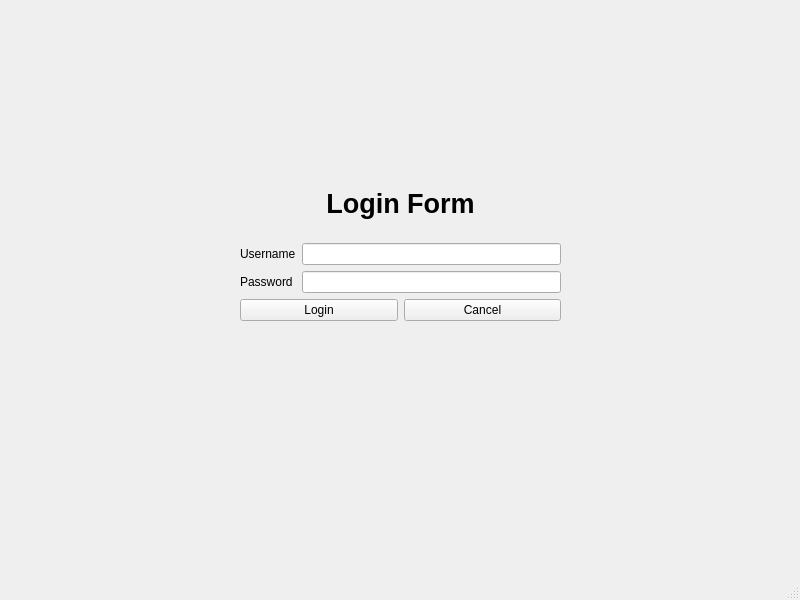
<?xml version="1.0" encoding="UTF-8"?>
<ui version="4.0">
 <class>MainWindow</class>
 <widget class="QMainWindow" name="MainWindow">
  <property name="geometry">
   <rect>
    <x>0</x>
    <y>0</y>
    <width>800</width>
    <height>600</height>
   </rect>
  </property>
  <property name="windowTitle">
   <string>MainWindow</string>
  </property>
  <widget class="QWidget" name="centralwidget">
   <widget class="QWidget" name="layoutWidget">
    <property name="geometry">
     <rect>
      <x>240</x>
      <y>170</y>
      <width>321</width>
      <height>151</height>
     </rect>
    </property>
    <layout class="QVBoxLayout" name="verticalLayout">
     <item>
      <widget class="QLabel" name="label_3">
       <property name="font">
        <font>
         <pointsize>20</pointsize>
         <weight>75</weight>
         <bold>true</bold>
        </font>
       </property>
       <property name="text">
        <string>Login Form</string>
       </property>
       <property name="scaledContents">
        <bool>false</bool>
       </property>
       <property name="alignment">
        <set>Qt::AlignCenter</set>
       </property>
      </widget>
     </item>
     <item>
      <layout class="QGridLayout" name="gridLayout">
       <item row="0" column="1">
        <widget class="QLineEdit" name="lineEdit"/>
       </item>
       <item row="1" column="1">
        <widget class="QLineEdit" name="lineEdit_2">
         <property name="echoMode">
          <enum>QLineEdit::Password</enum>
         </property>
        </widget>
       </item>
       <item row="0" column="0">
        <widget class="QLabel" name="label">
         <property name="text">
          <string>Username</string>
         </property>
        </widget>
       </item>
       <item row="1" column="0">
        <widget class="QLabel" name="label_2">
         <property name="text">
          <string>Password</string>
         </property>
        </widget>
       </item>
      </layout>
     </item>
     <item>
      <layout class="QHBoxLayout" name="horizontalLayout">
       <item>
        <widget class="QPushButton" name="pushButton_2">
         <property name="text">
          <string>Login</string>
         </property>
        </widget>
       </item>
       <item>
        <widget class="QPushButton" name="pushButton">
         <property name="text">
          <string>Cancel</string>
         </property>
        </widget>
       </item>
      </layout>
     </item>
    </layout>
   </widget>
  </widget>
  <widget class="QMenuBar" name="menubar">
   <property name="geometry">
    <rect>
     <x>0</x>
     <y>0</y>
     <width>800</width>
     <height>21</height>
    </rect>
   </property>
  </widget>
  <widget class="QStatusBar" name="statusbar"/>
 </widget>
 <resources/>
 <connections>
  <connection>
   <sender>pushButton</sender>
   <signal>clicked()</signal>
   <receiver>lineEdit_2</receiver>
   <slot>clear()</slot>
   <hints>
    <hint type="sourcelabel">
     <x>432</x>
     <y>317</y>
    </hint>
    <hint type="destinationlabel">
     <x>499</x>
     <y>273</y>
    </hint>
   </hints>
  </connection>
  <connection>
   <sender>pushButton</sender>
   <signal>clicked()</signal>
   <receiver>lineEdit</receiver>
   <slot>clear()</slot>
   <hints>
    <hint type="sourcelabel">
     <x>453</x>
     <y>320</y>
    </hint>
    <hint type="destinationlabel">
     <x>433</x>
     <y>256</y>
    </hint>
   </hints>
  </connection>
 </connections>
</ui>
